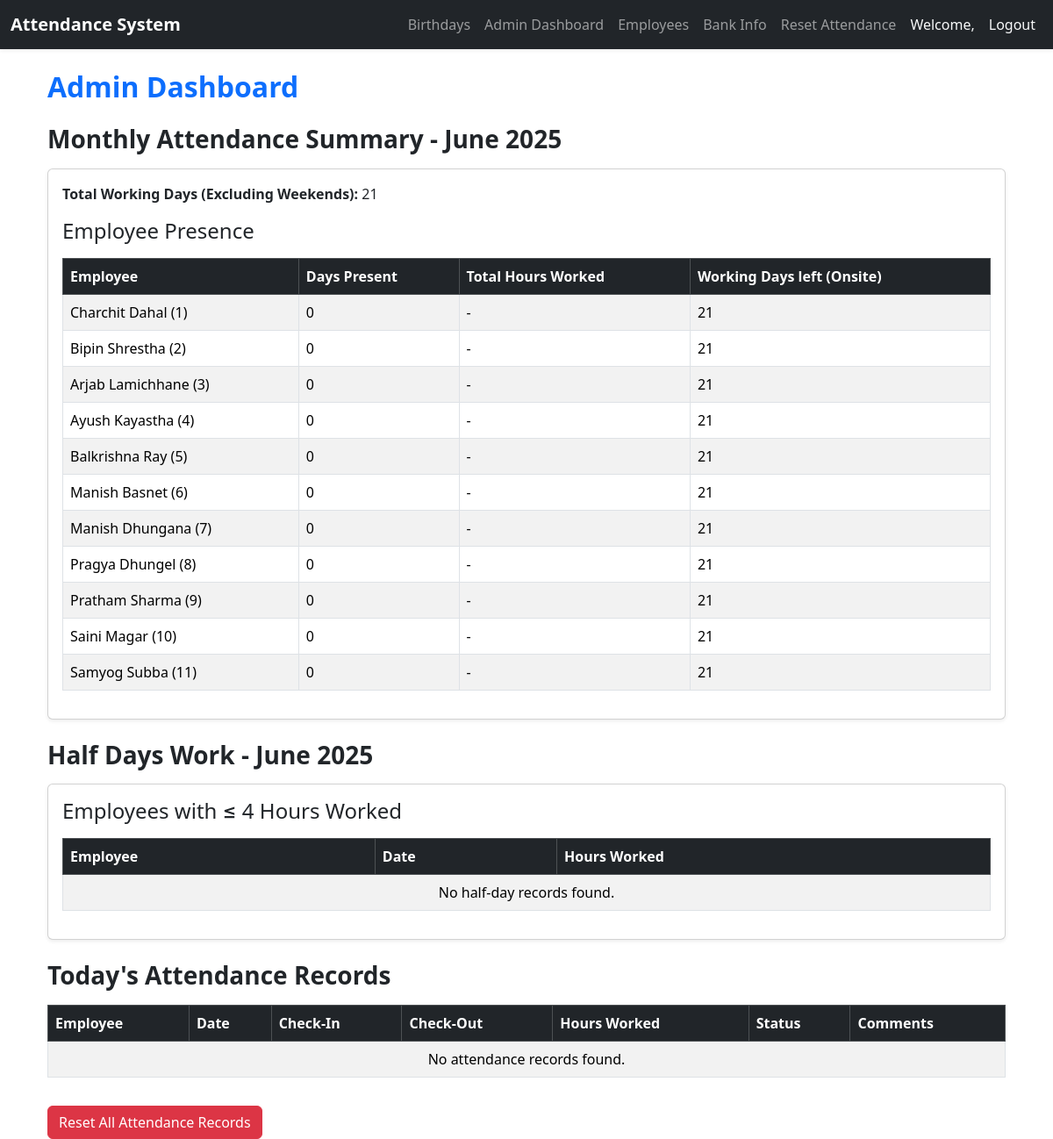
The page /admin-dashboard/ (signed in) on the database as committed earlier.
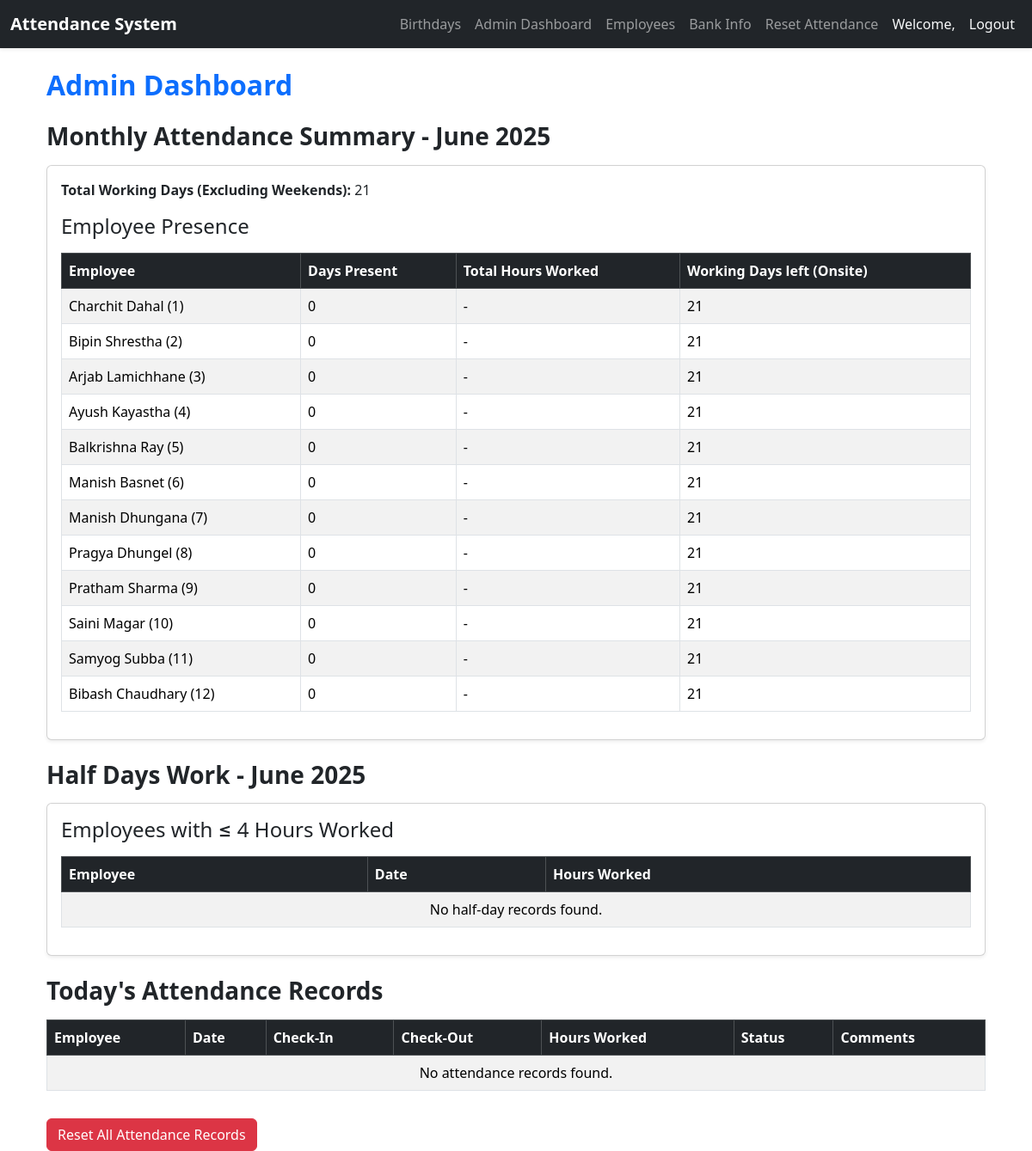
The same page on the database as committed later.
### attendance/models.py (models this page shows, shortened)
class Employee(models.Model):
    user = models.OneToOneField(User, on_delete=models.CASCADE)
    employee_id = models.CharField(max_length=10, unique=True)
    first_name = models.CharField(max_length=50)
    last_name = models.CharField(max_length=50)
    department = models.ForeignKey(Department, on_delete=models.SET_NULL, null=True)
    email = models.EmailField(unique=True)
    address = models.TextField(blank=True, null=True)
    position = models.CharField(max_length=100, blank=True, null=True)
    dob = models.DateField(blank=True, null=True)
    dob_nepali = models.CharField(max_length=10, blank=True, null=True)  # Format: YYYY/MM/DD in BS
    bank_account_number = models.CharField(max_length=50, blank=True, null=True)
    bank_name = models.CharField(max_length=100, blank=True, null=True)
    bank_account_holder_name = models.CharField(max_length=100, blank=True, null=True)
    photo = models.ImageField(upload_to='employee_photos/', blank=True, null=True)
    def __str__(self):
        return f"{self.first_name} {self.last_name} ({self.employee_id})"

### attendance/views.py (the view)
# urls.py: path('admin-dashboard/', views.admin_dashboard, name='admin_dashboard'),
@login_required
@user_passes_test(is_superuser)
def admin_dashboard(request):
    employees = Employee.objects.all()
    today = timezone.now().date()
    current_year = today.year
    current_month = today.month
    incomplete_attendances = Attendance.objects.filter(
        check_out__isnull=True,
        date__lt=today
    )
    for attendance in incomplete_attendances:
        attendance.check_out = timezone.make_aware(
            datetime.combine(attendance.date, time(18, 0)),
            timezone.get_current_timezone()
        )
        attendance.save()
    _, days_in_month = monthrange(current_year, current_month)
    working_days = 0
    for day in range(1, days_in_month + 1):
        date = datetime(current_year, current_month, day)
        if date.weekday() not in [5, 6]:
            working_days += 1
    attendance_summary = []
    for employee in employees:
        present_days = Attendance.objects.filter(
            employee=employee,
            date__year=current_year,
            date__month=current_month,
            status='Present'
        ).values('date').distinct().count()
        total_hours = Attendance.objects.filter(
            employee=employee,
            date__year=current_year,
            date__month=current_month,
            hours_worked__isnull=False
        ).aggregate(total_hours=models.Sum('hours_worked'))['total_hours'] or 0
        absent_days = working_days - present_days
        attendance_summary.append({
            'employee': employee,
            'present_days': present_days,
            'total_hours': total_hours,
            'absent_days': absent_days
        })
    half_day_records = Attendance.objects.filter(
        date__year=current_year,
        date__month=current_month,
        hours_worked__lte=4,
        hours_worked__isnull=False,
        status='Present'
    ).select_related('employee').order_by('date', 'employee')
    attendance_records = Attendance.objects.filter(date=today).order_by('-date')
    return render(request, 'attendance/admin_dashboard.html', {
        'employees': employees,
        'attendance_records': attendance_records,
        'working_days': working_days,
        'attendance_summary': attendance_summary,
        'current_month': calendar.month_name[current_month],
        'current_year': current_year,
        'half_day_records': half_day_records
    })

### attendance/templatetags/attendance_tags.py (called while the page is built, shortened)
@register.filter
def format_hours(value):
    if value is None:
        return "-"
    hours = int(value)
    minutes = int((value - hours) * 60)
    if hours == 0 and minutes == 0:
        return "-"

### attendance/views.py (called while the page is built)
def is_superuser(user):
    return user.is_superuser

### attendance/templates/attendance/admin_dashboard.html (shortened to what the changed rows need)
{% extends 'attendance/base.html' %}
{% load attendance_tags %}
{% block content %}
<div class="container">
    <h2 class="mb-4 fw-bold text-primary">Admin Dashboard</h2>
    <div class="card shadow-sm mb-4">
        <div class="card-body">
            <div class="table-responsive">
                <table class="table table-striped table-bordered table-hover">
                    <thead class="table-dark">
                        <tr>
                            <th>Employee</th>
                            <th>Days Present</th>
                            <th>Total Hours Worked</th>
                            <th>Working Days left (Onsite)</th>
                        </tr>
                    </thead>
                    <tbody>
                        {% for summary in attendance_summary %}
                        <tr>
                            <td>{{ summary.employee }}</td>
                            <td>{{ summary.present_days }}</td>
                            <td>{{ summary.total_hours|format_hours }}</td>
                            <td>{{ summary.absent_days }}</td>
                        </tr>
                        {% empty %}
                        <tr><td colspan="3" class="text-center">No employees found.</td></tr>
                        {% endfor %}
                    </tbody>
                </table>
            </div>
        </div>
    </div>
    <div class="card shadow-sm mb-4">
        <div class="card-body">
            <div class="table-responsive">
                <table class="table table-striped table-bordered table-hover">
                    <thead class="table-dark">
                        <tr>
                            <th>Employee</th>
                            <th>Date</th>
                            <th>Hours Worked</th>
                        </tr>
                    </thead>
                </table>
            </div>
        </div>
    </div>
    <div class="table-responsive">
        <table class="table table-striped table-bordered table-hover">
            <thead class="table-dark">
                <tr>
                    <th>Employee</th>
                    <th>Date</th>
                    <th>Check-In</th>
                    <th>Check-Out</th>
                    <th>Hours Worked</th>
                    <th>Status</th>
                    <th>Comments</th>
                </tr>
            </thead>
        </table>
    </div>
</div>
{% endblock %}

Rows that differ between the two databases and show on the page:
added Employee: employee "Bibash Chaudhary (12)", present_days "0", total_hours "-", absent_days "21"
